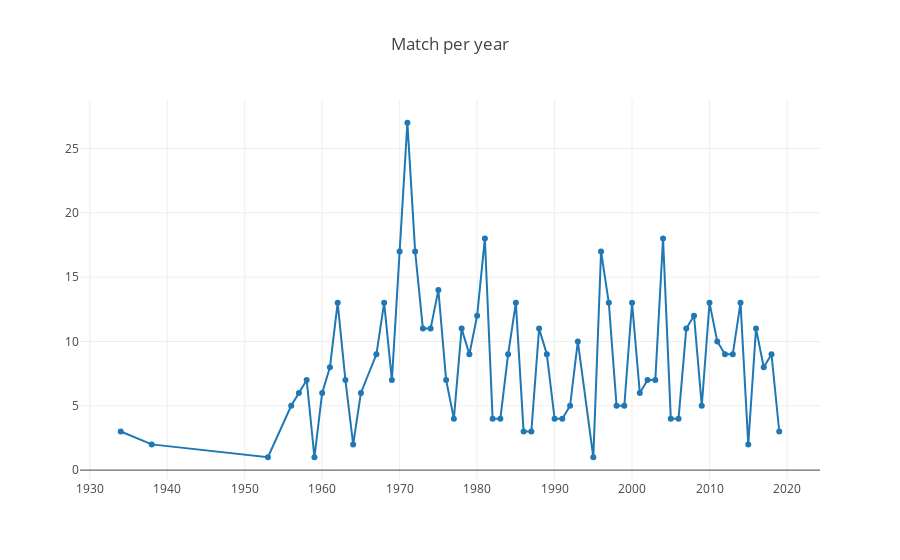

Notebook cell for this chart:
### Code cell
plot = go.Scatter(x = indonesiaYear.count().index, y = indonesiaYear.count()['win'], mode = 'lines+markers', name = 'Indonesia-match')
layout = go.Layout(title = 'Match per year')
fig = go.Figure(data = [plot], layout = layout)
fig.show()

### Figure 1 — Plotly figure (JSON) as saved in the notebook; plotly's stock layout.template omitted (floating-point values rounded to 4 significant figures)
{"data": [{"mode": "lines+markers", "name": "Indonesia-match", "type": "scatter", "uid": "938eda89-6e48-4725-9fc7-ec9abf46587c", "x": [1934, 1938, 1953, 1956, 1957, 1958, 1959, 1960, 1961, 1962, 1963, 1964, 1965, 1967, 1968, 1969, 1970, 1971, 1972, 1973, 1974, 1975, 1976, 1977, 1978, 1979, 1980, 1981, 1982, 1983, 1984, 1985, 1986, 1987, 1988, 1989, 1990, 1991, 1992, 1993, 1995, 1996, 1997, 1998, 1999, 2000, 2001, 2002, 2003, 2004, 2005, 2006, 2007, 2008, 2009, 2010, 2011, 2012, 2013, 2014, 2015, 2016, 2017, 2018, 2019], "y": [3, 2, 1, 5, 6, 7, 1, 6, 8, 13, 7, 2, 6, 9, 13, 7, 17, 27, 17, 11, 11, 14, 7, 4, 11, 9, 12, 18, 4, 4, 9, 13, 3, 3, 11, 9, 4, 4, 5, 10, 1, 17, 13, 5, 5, 13, 6, 7, 7, 18, 4, 4, 11, 12, 5, 13, 10, 9, 9, 13, 2, 11, 8, 9, 3]}], "layout": {"title": {"text": "Match per year"}}}
